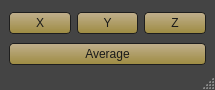
<?xml version="1.0" encoding="UTF-8"?>
<ui version="4.0">
 <class>ldmt_flattenTool</class>
 <widget class="QMainWindow" name="ldmt_flattenTool">
  <property name="geometry">
   <rect>
    <x>0</x>
    <y>0</y>
    <width>215</width>
    <height>90</height>
   </rect>
  </property>
  <property name="minimumSize">
   <size>
    <width>215</width>
    <height>90</height>
   </size>
  </property>
  <property name="maximumSize">
   <size>
    <width>215</width>
    <height>100</height>
   </size>
  </property>
  <property name="windowTitle">
   <string>Flatten Tool</string>
  </property>
  <property name="styleSheet">
   <string notr="true">QMainWindow{
background-color: rgb(68,68,68);
}
QWidget#centralwidget{
background-color: rgb(68,68,68);
}
QPushButton{ 
border:1px solid rgb(30,30,30);
border-radius:4px;
background-color: qlineargradient(spread:pad, x1:1, y1:1, x2:1, y2:0, stop:0 rgba(189, 118, 57, 225), stop:1 rgba(235, 158, 108, 195));
color:rgb(25,25,25);}
QPushButton:hover{ 
 border:1px solid rgb(30,30,30);
background-color: qlineargradient(spread:pad, x1:1, y1:1, x2:1, y2:0, stop:0 rgba(189, 118, 57, 225), stop:1 rgba(255, 178, 128, 195));
color:rgb(25,25,25);}
QPushButton:pressed{ 
 border:1px solid rgb(30,30,30);
background-color: qlineargradient(spread:pad, x1:1, y1:1, x2:1, y2:0, stop:0 rgba(235, 158, 108, 195), stop:1 rgba( 189, 118, 57, 225));
color:rgb(25,25,25);}

QRadioButton{
color:rgb(175,175,175);
}
QCheckBox{
color:rgb(175,175,175);
}

QStatusBar QLabel {
    border: 3px solid white;
}

QStatusBar {
    color: rgb(175,175,175);
}

QStatusBar::item {
    border: 1px solid red;
    border-radius: 3px;
}</string>
  </property>
  <widget class="QWidget" name="centralwidget">
   <property name="styleSheet">
    <string notr="true">QDialog{
background-color: rgb(68,68,68);
}
QPushButton{ 
 border:1px solid rgb(30,30,30);
border-radius:4px;
background-color: qlineargradient(spread:pad, x1:1, y1:1, x2:1, y2:0, stop:0 rgba(165, 145,65, 235), stop:1 rgba(215, 195, 155, 215));
color:rgb(25,25,25);}

QPushButton:hover{ 
 border:1px solid rgb(30,30,30);
background-color: qlineargradient(spread:pad, x1:1, y1:1, x2:1, y2:0, stop:0 rgba(175, 164, 85, 255), stop:1 rgba(225, 215, 175, 195));
color:rgb(25,25,25);}

QPushButton:pressed{ 
 border:1px solid rgb(30,30,30);
background-color: qlineargradient(spread:pad, x1:1, y1:1, x2:1, y2:0, stop:0 rgba(215, 195, 155, 215), stop:1 rgba(165, 145,65, 235));
color:rgb(25,25,25);}
QRadioButton{
color:rgb(175,175,175);
}
QCheckBox{
color:rgb(175,175,175);
}</string>
   </property>
   <layout class="QGridLayout" name="gridLayout">
    <property name="bottomMargin">
     <number>0</number>
    </property>
    <item row="0" column="0">
     <widget class="QPushButton" name="btn_x">
      <property name="minimumSize">
       <size>
        <width>0</width>
        <height>22</height>
       </size>
      </property>
      <property name="maximumSize">
       <size>
        <width>16777215</width>
        <height>22</height>
       </size>
      </property>
      <property name="font">
       <font>
        <family>Segoe UI</family>
       </font>
      </property>
      <property name="cursor">
       <cursorShape>PointingHandCursor</cursorShape>
      </property>
      <property name="statusTip">
       <string>Flatten components using X axis.</string>
      </property>
      <property name="styleSheet">
       <string notr="true"/>
      </property>
      <property name="text">
       <string>X</string>
      </property>
     </widget>
    </item>
    <item row="0" column="1">
     <widget class="QPushButton" name="btn_y">
      <property name="minimumSize">
       <size>
        <width>0</width>
        <height>22</height>
       </size>
      </property>
      <property name="maximumSize">
       <size>
        <width>16777215</width>
        <height>22</height>
       </size>
      </property>
      <property name="font">
       <font>
        <family>Segoe UI</family>
       </font>
      </property>
      <property name="cursor">
       <cursorShape>PointingHandCursor</cursorShape>
      </property>
      <property name="statusTip">
       <string>Flatten components using Y axis.</string>
      </property>
      <property name="styleSheet">
       <string notr="true"/>
      </property>
      <property name="text">
       <string>Y</string>
      </property>
     </widget>
    </item>
    <item row="0" column="2">
     <widget class="QPushButton" name="btn_z">
      <property name="minimumSize">
       <size>
        <width>0</width>
        <height>22</height>
       </size>
      </property>
      <property name="maximumSize">
       <size>
        <width>16777215</width>
        <height>22</height>
       </size>
      </property>
      <property name="font">
       <font>
        <family>Segoe UI</family>
       </font>
      </property>
      <property name="cursor">
       <cursorShape>PointingHandCursor</cursorShape>
      </property>
      <property name="statusTip">
       <string>Flatten components using Z axis.</string>
      </property>
      <property name="styleSheet">
       <string notr="true"/>
      </property>
      <property name="text">
       <string>Z</string>
      </property>
     </widget>
    </item>
    <item row="3" column="0" colspan="3">
     <widget class="QPushButton" name="btn_average">
      <property name="minimumSize">
       <size>
        <width>0</width>
        <height>22</height>
       </size>
      </property>
      <property name="maximumSize">
       <size>
        <width>16777215</width>
        <height>22</height>
       </size>
      </property>
      <property name="font">
       <font>
        <family>Segoe UI</family>
       </font>
      </property>
      <property name="cursor">
       <cursorShape>PointingHandCursor</cursorShape>
      </property>
      <property name="statusTip">
       <string>Flatten components using average normal.</string>
      </property>
      <property name="styleSheet">
       <string notr="true"/>
      </property>
      <property name="text">
       <string>Average</string>
      </property>
     </widget>
    </item>
   </layout>
  </widget>
  <widget class="QStatusBar" name="statusBar_flattenTool">
   <property name="statusTip">
    <string/>
   </property>
  </widget>
 </widget>
 <resources/>
 <connections/>
</ui>
